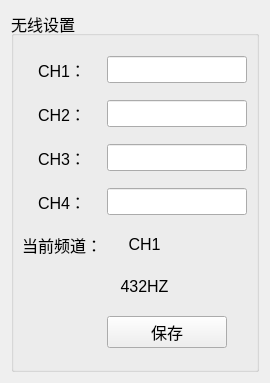
<?xml version="1.0" encoding="UTF-8"?>
<ui version="4.0">
 <class>ChannelSettingDlg</class>
 <widget class="QWidget" name="ChannelSettingDlg">
  <property name="geometry">
   <rect>
    <x>0</x>
    <y>0</y>
    <width>270</width>
    <height>383</height>
   </rect>
  </property>
  <property name="windowTitle">
   <string>Form</string>
  </property>
  <layout class="QGridLayout" name="gridLayout_2">
   <item row="0" column="0">
    <widget class="QGroupBox" name="groupBox">
     <property name="font">
      <font>
       <pointsize>12</pointsize>
      </font>
     </property>
     <property name="styleSheet">
      <string notr="true">QGroupBox{border:2px solid black;};</string>
     </property>
     <property name="title">
      <string>无线设置</string>
     </property>
     <layout class="QGridLayout" name="gridLayout" rowstretch="1,1,1,1,1,1,1" rowminimumheight="1,1,1,1,1,1,1">
      <property name="leftMargin">
       <number>9</number>
      </property>
      <property name="topMargin">
       <number>9</number>
      </property>
      <property name="rightMargin">
       <number>9</number>
      </property>
      <property name="bottomMargin">
       <number>9</number>
      </property>
      <property name="spacing">
       <number>6</number>
      </property>
      <item row="0" column="0">
       <widget class="QLabel" name="label">
        <property name="minimumSize">
         <size>
          <width>75</width>
          <height>25</height>
         </size>
        </property>
        <property name="sizeIncrement">
         <size>
          <width>75</width>
          <height>25</height>
         </size>
        </property>
        <property name="text">
         <string>CH1：</string>
        </property>
        <property name="alignment">
         <set>Qt::AlignCenter</set>
        </property>
       </widget>
      </item>
      <item row="0" column="1">
       <widget class="QLineEdit" name="CH1lineEdit"/>
      </item>
      <item row="1" column="0">
       <widget class="QLabel" name="label_2">
        <property name="minimumSize">
         <size>
          <width>75</width>
          <height>25</height>
         </size>
        </property>
        <property name="text">
         <string>CH2：</string>
        </property>
        <property name="alignment">
         <set>Qt::AlignCenter</set>
        </property>
       </widget>
      </item>
      <item row="1" column="1">
       <widget class="QLineEdit" name="CH2lineEdit"/>
      </item>
      <item row="2" column="0">
       <widget class="QLabel" name="label_3">
        <property name="minimumSize">
         <size>
          <width>75</width>
          <height>25</height>
         </size>
        </property>
        <property name="text">
         <string>CH3：</string>
        </property>
        <property name="alignment">
         <set>Qt::AlignCenter</set>
        </property>
       </widget>
      </item>
      <item row="2" column="1">
       <widget class="QLineEdit" name="CH3lineEdit"/>
      </item>
      <item row="3" column="0">
       <widget class="QLabel" name="label_4">
        <property name="minimumSize">
         <size>
          <width>75</width>
          <height>25</height>
         </size>
        </property>
        <property name="text">
         <string>CH4：</string>
        </property>
        <property name="alignment">
         <set>Qt::AlignCenter</set>
        </property>
       </widget>
      </item>
      <item row="3" column="1">
       <widget class="QLineEdit" name="CH4lineEdit"/>
      </item>
      <item row="4" column="0">
       <widget class="QLabel" name="label_5">
        <property name="sizePolicy">
         <sizepolicy hsizetype="Fixed" vsizetype="Fixed">
          <horstretch>0</horstretch>
          <verstretch>0</verstretch>
         </sizepolicy>
        </property>
        <property name="minimumSize">
         <size>
          <width>75</width>
          <height>25</height>
         </size>
        </property>
        <property name="text">
         <string>当前频道：</string>
        </property>
        <property name="alignment">
         <set>Qt::AlignCenter</set>
        </property>
       </widget>
      </item>
      <item row="4" column="1">
       <widget class="QLabel" name="CHlab">
        <property name="sizePolicy">
         <sizepolicy hsizetype="Fixed" vsizetype="Fixed">
          <horstretch>0</horstretch>
          <verstretch>0</verstretch>
         </sizepolicy>
        </property>
        <property name="minimumSize">
         <size>
          <width>75</width>
          <height>25</height>
         </size>
        </property>
        <property name="text">
         <string>CH1</string>
        </property>
        <property name="alignment">
         <set>Qt::AlignCenter</set>
        </property>
       </widget>
      </item>
      <item row="5" column="1">
       <widget class="QLabel" name="HZlab">
        <property name="sizePolicy">
         <sizepolicy hsizetype="Fixed" vsizetype="Fixed">
          <horstretch>0</horstretch>
          <verstretch>0</verstretch>
         </sizepolicy>
        </property>
        <property name="minimumSize">
         <size>
          <width>75</width>
          <height>25</height>
         </size>
        </property>
        <property name="text">
         <string>432HZ</string>
        </property>
        <property name="alignment">
         <set>Qt::AlignCenter</set>
        </property>
       </widget>
      </item>
      <item row="6" column="1">
       <widget class="QPushButton" name="saveBtn">
        <property name="minimumSize">
         <size>
          <width>0</width>
          <height>0</height>
         </size>
        </property>
        <property name="maximumSize">
         <size>
          <width>120</width>
          <height>16777215</height>
         </size>
        </property>
        <property name="text">
         <string>保存</string>
        </property>
       </widget>
      </item>
     </layout>
    </widget>
   </item>
  </layout>
 </widget>
 <resources/>
 <connections/>
</ui>
